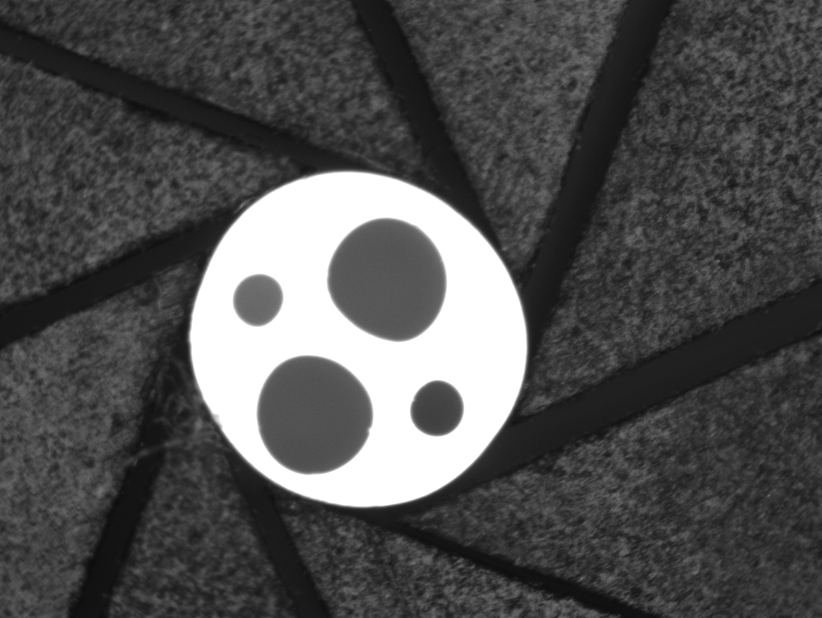
#> input picture data/raw/targets/pro_3/3_FS (51).png, 1644 x 1236 px (shown at 1/2 size)
$ python -i preprocess_pro3.py   (imports and definitions only)
#> lines starting #> are read from the running program, lines starting #| are printed output that depends on the picture; after the words box and inside, x2 and y2 are one past the last pixel; in counts of white or black regions, pixels touching at a corner belong together
import argparse
from pathlib import Path

import cv2
import numpy as np


# [5 lines left out: function to_grayscale, not called in this run]


def extract_main_component(gray, foreground="bright"):
    # 가장 큰 연결 성분(카테터 외곽)을 추출한다.
    blur = cv2.GaussianBlur(gray, (5, 5), 0)

    if foreground == "bright":
        _, binary = cv2.threshold(blur, 0, 255, cv2.THRESH_BINARY + cv2.THRESH_OTSU)
    else:
        _, binary = cv2.threshold(blur, 0, 255, cv2.THRESH_BINARY_INV + cv2.THRESH_OTSU)

    kernel = np.ones((3, 3), np.uint8)
    binary = cv2.morphologyEx(binary, cv2.MORPH_OPEN, kernel)
    binary = cv2.morphologyEx(binary, cv2.MORPH_CLOSE, kernel)

    num_labels, labels, stats, centroids = cv2.connectedComponentsWithStats(binary, connectivity=8)
    if num_labels <= 1:
        return None

    h, w = gray.shape
    img_center = np.array([w * 0.5, h * 0.5], dtype=np.float32)
    diag = max(float(np.hypot(w, h)), 1.0)

    best_idx = None
    best_score = -1.0
    for idx in range(1, num_labels):
        area = int(stats[idx, cv2.CC_STAT_AREA])
        if area < 100:
            continue

        c = centroids[idx].astype(np.float32)
        dist = float(np.linalg.norm(c - img_center) / diag)
        score = float(area) * (1.5 - min(dist, 1.2))

        if score > best_score:
            best_score = score
            best_idx = idx

    if best_idx is None:
        return None

    mask = np.zeros_like(gray, dtype=np.uint8)
    mask[labels == best_idx] = 255

    x = int(stats[best_idx, cv2.CC_STAT_LEFT])
    y = int(stats[best_idx, cv2.CC_STAT_TOP])
    bw = int(stats[best_idx, cv2.CC_STAT_WIDTH])
    bh = int(stats[best_idx, cv2.CC_STAT_HEIGHT])
    cx, cy = centroids[best_idx]
    area = int(stats[best_idx, cv2.CC_STAT_AREA])

    return {
        "mask": mask,
        "center": (float(cx), float(cy)),
        "bbox": (x, y, bw, bh),
        "area": area,
    }


def fill_section_mask(outer_mask):
    # 외곽 contour를 채워서 "단면 전체 영역" 마스크를 만든다.
    contours, _ = cv2.findContours(outer_mask, cv2.RETR_EXTERNAL, cv2.CHAIN_APPROX_SIMPLE)
    if not contours:
        return None

    c = max(contours, key=cv2.contourArea)
    filled = np.zeros_like(outer_mask, dtype=np.uint8)
    cv2.drawContours(filled, [c], -1, 255, thickness=cv2.FILLED)
    return filled


# [73 lines left out: functions mask_centroid, rotate_image, iou_score, place_to_template, not called in this run]


def _extract_hole_components(binary_mask, section_area, min_ratio, max_ratio, min_circularity):
    # hole 후보 contour를 면적/원형도 기준으로 필터링한다.
    contours, _ = cv2.findContours(binary_mask, cv2.RETR_EXTERNAL, cv2.CHAIN_APPROX_SIMPLE)

    rows = []
    min_area = float(section_area) * float(min_ratio)
    max_area = float(section_area) * float(max_ratio)

    for cnt in contours:
        area = float(cv2.contourArea(cnt))
        if area < min_area or area > max_area:
            continue

        peri = float(cv2.arcLength(cnt, True))
        circularity = 0.0 if peri == 0 else float(4.0 * np.pi * area / (peri * peri))
        if circularity < float(min_circularity):
            continue

        m = cv2.moments(cnt)
        if m["m00"] == 0:
            continue

        cx = float(m["m10"] / m["m00"])
        cy = float(m["m01"] / m["m00"])
        rows.append(
            {
                "contour": cnt,
                "area": area,
                "circularity": circularity,
                "center": (cx, cy),
            }
        )

    rows.sort(key=lambda x: x["area"], reverse=True)
    return rows


# [50 lines left out: function _split_component_into_two, not called in this run]


def _augment_components_if_merged(components, shape, section_area, min_ratio, max_ratio, min_circularity):
    # 3개로 검출되면 마지막(작은 그룹) 성분 분할을 시도해 4개를 복원한다.
    if len(components) != 3:
        return components

    split = _split_component_into_two(components[-1], shape)
    if split is None:
        return components

    merged = components[:2] + split
    min_area = float(section_area) * float(min_ratio)
    max_area = float(section_area) * float(max_ratio)

    filtered = []
    for comp in merged:
        if not (min_area <= comp["area"] <= max_area):
            continue
        if comp["circularity"] < float(min_circularity) * 0.90:
            continue
        filtered.append(comp)

    filtered.sort(key=lambda x: x["area"], reverse=True)
    return filtered


def _build_hole_group_masks(shape, components):
    # 면적 상위 4개를 사용해 big(2개)/small(2개) 마스크를 만든다.
    top4 = sorted(components, key=lambda x: x["area"], reverse=True)[:4]
    if len(top4) < 4:
        return None

    big = top4[:2]
    small = top4[2:4]

    big_mask = np.zeros(shape, dtype=np.uint8)
    small_mask = np.zeros(shape, dtype=np.uint8)
    all_mask = np.zeros(shape, dtype=np.uint8)

    cv2.drawContours(big_mask, [big[0]["contour"], big[1]["contour"]], -1, 255, thickness=cv2.FILLED)
    cv2.drawContours(small_mask, [small[0]["contour"], small[1]["contour"]], -1, 255, thickness=cv2.FILLED)
    cv2.drawContours(
        all_mask,
        [big[0]["contour"], big[1]["contour"], small[0]["contour"], small[1]["contour"]],
        -1,
        255,
        thickness=cv2.FILLED,
    )

    return {
        "top4": top4,
        "big": big,
        "small": small,
        "big_mask": big_mask,
        "small_mask": small_mask,
        "all_mask": all_mask,
        "big_mean": float((big[0]["area"] + big[1]["area"]) * 0.5),
        "small_mean": float((small[0]["area"] + small[1]["area"]) * 0.5),
    }


def detect_template_holes(template_gray, template_section_mask):
    # 템플릿 전용: 강한 blur + high-threshold로 4개 lumen을 안정적으로 추출한다.
    sec_area = max(float(np.count_nonzero(template_section_mask)), 1.0)
    blurred = cv2.GaussianBlur(template_gray, (31, 31), 0)

    best = None
    for thr in [245, 242, 240, 238, 235, 232]:
        cand = np.zeros_like(template_gray, dtype=np.uint8)
        cand[(blurred >= thr) & (template_section_mask > 0)] = 255

        cand = cv2.morphologyEx(cand, cv2.MORPH_OPEN, np.ones((5, 5), np.uint8))
        cand = cv2.morphologyEx(cand, cv2.MORPH_CLOSE, np.ones((9, 9), np.uint8))

        comps = _extract_hole_components(
            binary_mask=cand,
            section_area=sec_area,
            min_ratio=0.005,
            max_ratio=0.28,
            min_circularity=0.55,
        )
        comps = _augment_components_if_merged(
            components=comps,
            shape=template_gray.shape,
            section_area=sec_area,
            min_ratio=0.005,
            max_ratio=0.28,
            min_circularity=0.55,
        )

        grouped = _build_hole_group_masks(template_gray.shape, comps)
        if grouped is None:
            if best is None or len(comps) > best["count"]:
                best = {"count": len(comps), "thr": thr, "grouped": None}
            continue

        gap = grouped["big"][1]["area"] / max(grouped["small"][0]["area"], 1.0)
        score = 1000.0 + gap
        if best is None or score > best.get("score", -1e9):
            best = {"count": len(comps), "thr": thr, "grouped": grouped, "score": score}

    if best is None or best.get("grouped") is None:
        raise RuntimeError("template_hole_detection_failed")

    out = best["grouped"]
    out["threshold"] = best["thr"]
    return out


# [246 lines left out: functions detect_target_holes, find_best_rotation_with_hole_groups, find_best_rotation_outer_mask, center_crop_with_padding, mask_bbox_size, scale_about_center and 1 more, not called in this run]


def prepare_template(template_path):
    # 템플릿 기준 마스크/홀 정보를 준비한다.
#> called with template_path = '../data/raw/targets/pro_3/3_FS (51).png'
    template_bgr = cv2.imread(str(template_path), cv2.IMREAD_COLOR)
#> template_bgr is the input picture: shape (1236, 1644, 3); min 11, max 255, mean 79.7
    if template_bgr is None:
        raise RuntimeError(f"failed_to_read_template: {template_path}")

    template_gray = cv2.cvtColor(template_bgr, cv2.COLOR_BGR2GRAY)
    template_outer_info = extract_main_component(template_gray, foreground="dark")
#> in extract_main_component, `_, binary = cv2.threshold(blur, 0, 255, cv2.THRESH_BINARY_INV + cv2.TH..`:
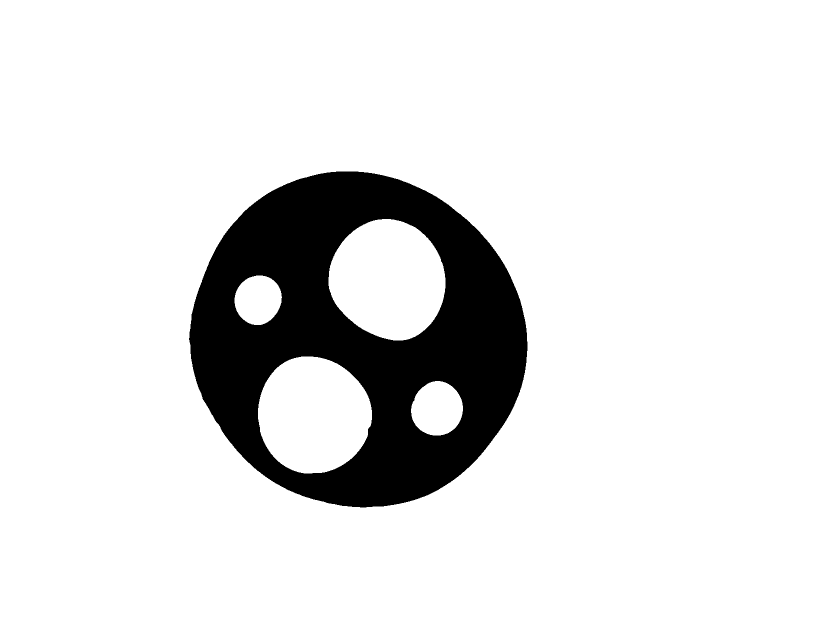
#> binary: shape (1236, 1644) (shown at 1/2 size); 87.7% white; 1 black region, box (x1, y1, x2, y2) and area: (378, 343, 1055, 1015) 250072
#> in extract_main_component, `num_labels, labels, stats, centroids = cv2.connectedComponentsWithStat..`:
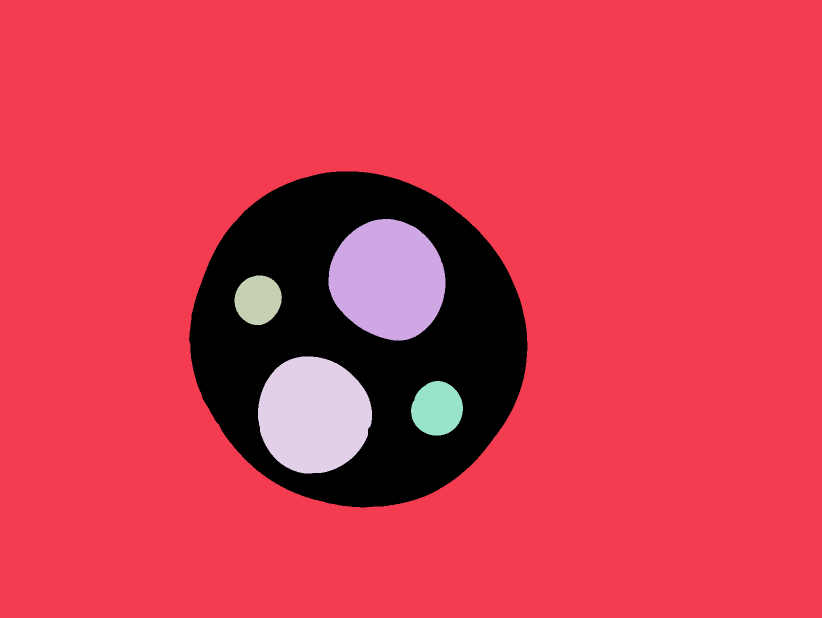
#> labels: shape (1236, 1644) int32 (shown at 1/2 size); 6 distinct labels, from 0 to 5; one colour per label, 0 black
#> in extract_main_component, `num_labels, labels, stats, centroids = cv2.connectedComponentsWithStat..`: num_labels = 6; stats = [[378, 343, 677, 672, 250072], [0, 0, 1644, 1236, 1680549], [657, 438, 234, 243, 43580], [469, 551, 95, 99, 7272], [516, 713, 228, 234, 41742], [822, 762, 104, 109, 8769]]; centroids = [[719.5, 672.3], [843.7, 604.6], [775.9, 558.7], [515.7, 599.4], [626.9, 829.7], [873.9, 817.1]]
#> the loop in extract_main_component, `for idx in range(1, num_labels):` made 5 passes
#> (area, c, dist, score, best_score) on pass 1: (1680549, [843.7, 604.6], 0.0124, 2499972.7, 2499972.7)
#> after the loop in extract_main_component, `for idx in range(1, num_labels):`: best_idx = 1; best_score = 2499972.7
#> in extract_main_component, `x = int(stats[best_idx, cv2.CC_STAT_LEFT])`: x = 0
#> in extract_main_component, `bw = int(stats[best_idx, cv2.CC_STAT_WIDTH])`: bw = 1644
#> in extract_main_component, `bh = int(stats[best_idx, cv2.CC_STAT_HEIGHT])`: bh = 1236
#> in extract_main_component, `cx, cy = centroids[best_idx]`: cx = 843.7; cy = 604.6
#> in extract_main_component, `area = int(stats[best_idx, cv2.CC_STAT_AREA])`: area = 1680549
#> template_outer_info = 4 items
    if template_outer_info is None:
        raise RuntimeError("template_outer_component_not_found")

    template_section = fill_section_mask(template_outer_info["mask"])
#> in fill_section_mask, `contours, _ = cv2.findContours(outer_mask, cv2.RETR_EXTERNAL, cv2.CHAI..`: contours = [[[0, 0], [0, 1235], [1643, 1235], [1643, 0]]]
#> in fill_section_mask, `contours, _ = cv2.findContours(outer_mask, cv2.RETR_EXTERNAL, cv2.CHAI..`:
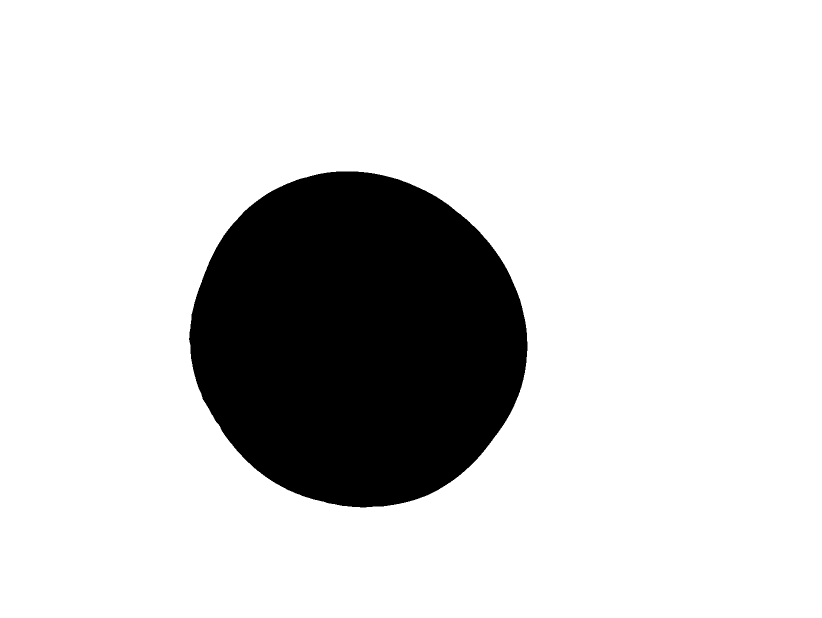
#> outer_mask: shape (1236, 1644) (shown at 1/2 size); 82.7% white; 1 black region, box (x1, y1, x2, y2) and area: (378, 343, 1055, 1015) 351435
#> in fill_section_mask, `c = max(contours, key=cv2.contourArea)`: c = [[0, 0], [0, 1235], [1643, 1235], [1643, 0]]
    if template_section is None:
        raise RuntimeError("template_section_mask_not_found")

    template_holes = detect_template_holes(template_gray, template_section)
#> in detect_template_holes, `sec_area = max(float(np.count_nonzero(template_section_mask)), 1.0)`: sec_area = 2031984
#> after the loop in detect_template_holes, `for thr in [245, 242, 240, 238, 235, 232]:`:
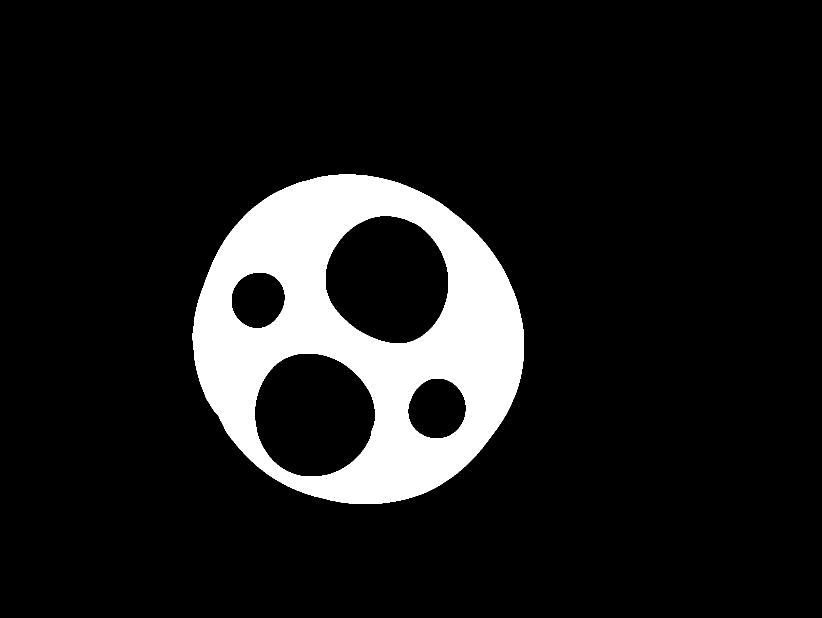
#> cand: shape (1236, 1644) (shown at 1/2 size); 11% white; 1 white region, box (x1, y1, x2, y2) and area: (385, 349, 1048, 1008) 223384
#> after the loop in detect_template_holes, `for thr in [245, 242, 240, 238, 235, 232]:`: best = 3 items

    return {
        "bgr": template_bgr,
        "gray": template_gray,
        "outer_mask": template_outer_info["mask"],
        "section_mask": template_section,
        "center": template_outer_info["center"],
        "area": template_outer_info["area"],
        "holes": template_holes,
    }


# [298 lines left out: functions process_one, run_preprocess, main, not called in this run]


# [2 lines not run here, left out]

#> (the run stopped early here; a loop or call above may not have finished)
